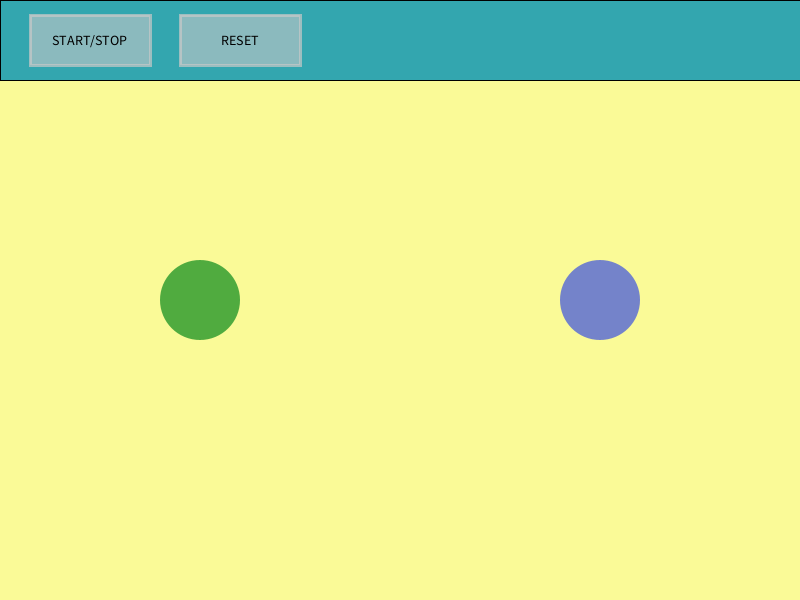
Frame 1 (no input)
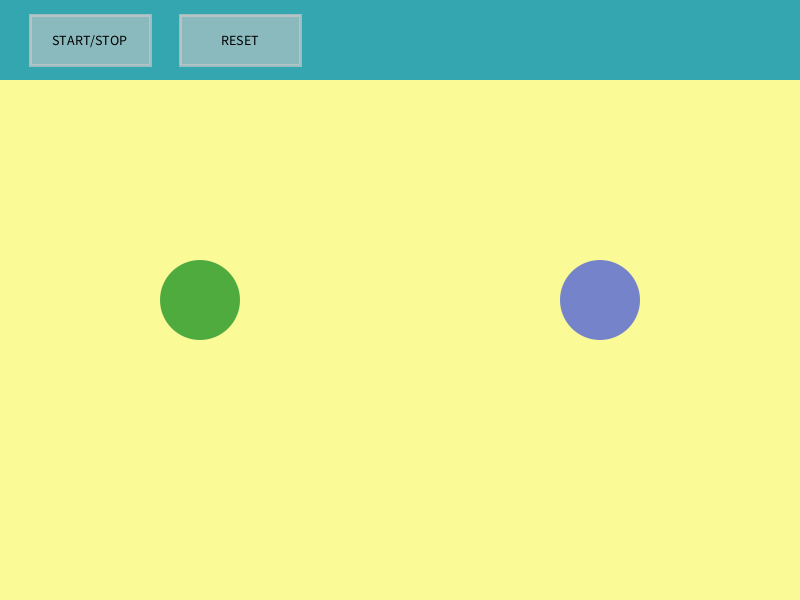
Frame 60 (the mouse pressed at the canvas centre just before this capture)
Frame 120 (the mouse held since frame 60 and released just before this capture): identical to frame 60, image omitted

The Processing sketch that drew these frames (run headless with seeded random() and noise(); from frame 60 on, the mouse is pressed at the canvas centre):

// Processing sketch: processing_165537
// ── processing_165537.pde

float xCenter1, yCenter1, xCenter2, yCenter2;
float xVel1, yVel1, xVel2, yVel2;
float radius;
int barHeight;
int buttonWidth, buttonHeight;
int button1Opacity, button2Opacity;
int opacity1, opacity2, opacity3;
color ball1Color, ball2Color;
color color1, color2;

boolean isOn;  //only two values: true or false


void setup(){
  size(800, 600);
  radius = 40;
  xCenter1 = width/4;
  yCenter1 = height/2;
  xCenter2 = 0.75*width;
  yCenter2 = height/2;
  xVel1 = 4;
  yVel1 = 5;
  xVel2 = -4;
  yVel2 =  -3;
  isOn = false;  //initially the circle will not move (the switch is OFF)
  barHeight = 80;
  buttonWidth = 120;
  buttonHeight = 50;
  opacity1 = 180;
  opacity2 = 200;
  opacity3 = 150;
  button1Opacity = opacity2;
  button2Opacity = opacity2;
  color1 = color(#219526, 200);
  color2 = color(#4F62D8, 200);
  ball1Color = color1;
  ball2Color = color2;
 
  
 

}

void draw(){
  
  background(#FAFA97);
  
  rectMode(CORNER);
  fill(#33A6AF);
  rect(0, 0, width, barHeight);
  
  rectMode(CENTER);
  strokeWeight(3);
  stroke(200, 180);
  fill(button1Opacity, 150);
  rect(30 + buttonWidth/2, barHeight/2, buttonWidth, buttonHeight);
  //fill(200, button2Opacity);
  fill(button2Opacity, 150);
  rect(2 * 30 + buttonWidth/2 + buttonWidth, barHeight/2, buttonWidth, buttonHeight);
  
  textAlign(CENTER, CENTER);
  fill(0);
  textSize(14);
  text("START/STOP", 30 + buttonWidth/2, barHeight/2);
  text("RESET", 2 * 30 + buttonWidth/2 + buttonWidth, barHeight/2);
  
  if(isOn){
    if(xCenter1 < radius || xCenter1 > width - radius){
      xVel1 = -xVel1;
    }
    if(yCenter1 < radius + barHeight || yCenter1 > height - radius){
      yVel1 = -yVel1;
    }
    
    xCenter1 += xVel1;  // xCenter = xCenter + xVel;
    yCenter1 += yVel1;
  }
  
  if(isOn){
    if(xCenter2 < radius || xCenter2 > width - radius){
      xVel2 = -xVel2;
    }
    if(yCenter2 < radius + barHeight || yCenter2 > height - radius){
      yVel2 = -yVel2;
    }
    
    xCenter2 += xVel2;  // xCenter = xCenter + xVel;
    yCenter2 += yVel2;
  }
    
  pushMatrix();
    translate(xCenter1, yCenter1);
    fill(ball1Color);
    noStroke();
    ellipse(0, 0, 2 * radius, 2 * radius);
  popMatrix();
  
  pushMatrix();
    translate(xCenter2, yCenter2);
    fill(ball2Color);
    noStroke();
    ellipse(0, 0, 2 * radius, 2 * radius);
  popMatrix();
  
  if(sq(xCenter1 - xCenter2) + sq(yCenter1 - yCenter2) <= sq(2 * radius)){
    ball1Color = color(255, 0, 0, 180);
    ball2Color = color(255, 0, 0, 180);
  }

}

void mouseClicked(){
  
  if(mouseX > 30 && mouseX < 30 + buttonWidth && mouseY > barHeight/2 - buttonHeight/2 && mouseY < barHeight/2 + buttonHeight/2){
    isOn = !isOn; // !isOn gives the opposite of isOn
  }else if(mouseX > 2 * 30 + buttonWidth && mouseX < 2 * 30 + 2 * buttonWidth && mouseY > barHeight/2 - buttonHeight/2 && mouseY < barHeight/2 + buttonHeight/2){
    xCenter1 = random(radius, width - radius);
    yCenter1 = random(radius + barHeight, height - radius);
    xVel1 = (random(-1,1)>0 ? 1 : -1 ) * random(2, 5);
    yVel1 = (random(-1,1)>0 ? 1 : -1 ) * random(2, 5);
    ball1Color = color1;
    
    xCenter2 = random(radius, width - radius);
    yCenter2 = random(radius + barHeight, height - radius);
    xVel2 = (random(-1,1)>0 ? 1 : -1 ) * random(2, 5);
    yVel2 = (random(-1,1)>0 ? 1 : -1 ) * random(2, 5);
    ball2Color = color2;
  }
}

void mousePressed(){
  
  if(mouseX > 30 && mouseX < 30 + buttonWidth && mouseY > barHeight/2 - buttonHeight/2 && mouseY < barHeight/2 + buttonHeight/2){
    button1Opacity = opacity3;
  }else if(mouseX > 2 * 30 + buttonWidth && mouseX < 2 * 30 + 2 * buttonWidth && mouseY > barHeight/2 - buttonHeight/2 && mouseY < barHeight/2 + buttonHeight/2){
    button2Opacity = opacity3;
  }
}

void mouseReleased(){
  
  if(mouseX > 30 && mouseX < 30 + buttonWidth && mouseY > barHeight/2 - buttonHeight/2 && mouseY < barHeight/2 + buttonHeight/2){
    button1Opacity = opacity1;
    button2Opacity = opacity2;
  }else if(mouseX > 2 * 30 + buttonWidth && mouseX < 2 * 30 + 2 * buttonWidth && mouseY > barHeight/2 - buttonHeight/2 && mouseY < barHeight/2 + buttonHeight/2){
    button1Opacity = opacity2;
    button2Opacity = opacity1;
  }else{
    button1Opacity = opacity2;
    button2Opacity = opacity2;
  }
}



void mouseMoved(){
  
  if(mouseX > 30 && mouseX < 30 + buttonWidth && mouseY > barHeight/2 - buttonHeight/2 && mouseY < barHeight/2 + buttonHeight/2){
    button1Opacity = opacity1;
    button2Opacity = opacity2;
  }else if(mouseX > 2 * 30 + buttonWidth && mouseX < 2 * 30 + 2 * buttonWidth && mouseY > barHeight/2 - buttonHeight/2 && mouseY < barHeight/2 + buttonHeight/2){
    button1Opacity = opacity2;
    button2Opacity = opacity1;
  }else{
    button1Opacity = opacity2;
    button2Opacity = opacity2;
  }
}

void keyPressed(){
  if(key == 'd'){
    xVel1++;
  }else if(key == 'a'){
    xVel1--;
  }else if(key == 'w'){
    yVel1--;
  }else if(key == 's'){
    yVel1++;
  }
}
